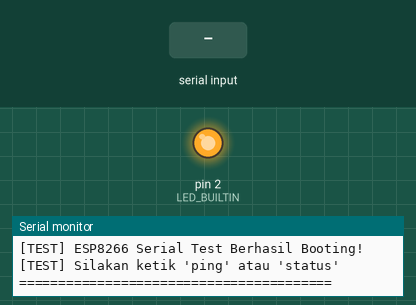
Bench run of a sketch on a simulated Arduino Uno, built with avr-gcc and run on an emulated ATmega328P. Parts: output pins drawn as LEDs (lit = HIGH), the last lines printed to the serial monitor. Inputs (shaded band) come from the test bench.

Above: at 3.1 s.
3.2 s: "ping\n" received over Serial
At 3.6 s:
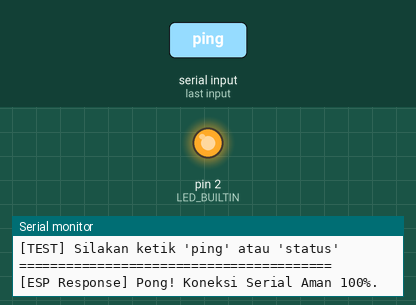
4.7 s: "status\n" received over Serial
At 5.9 s:
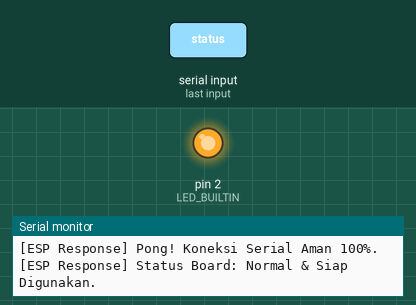
6.2 s: "1\n" received over Serial
At 7.1 s:
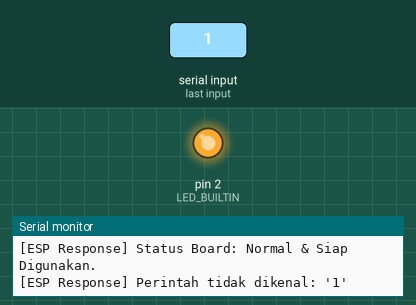
Timing chart, 0 to 9.2 s (numbered marks = the images above; inputs shaded):
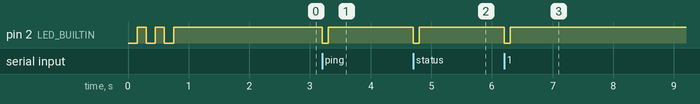

The sketch:

serial.ino
```cpp
/*
 * ====================================================================
 *   TEST SERIAL COMMAND + LED DEBUGGING (ESP8266)
 * ====================================================================
 */

#define LED_BUILTIN 2 // GPIO2 adalah LED biru bawaan NodeMCU (Active LOW)

void setup() {
  Serial.begin(115200);
  pinMode(LED_BUILTIN, OUTPUT);

  // Matikan LED di awal (HIGH = mati untuk GPIO2 ESP8266)
  digitalWrite(LED_BUILTIN, HIGH);

  // KEDIP 3X SEBAGAI TANDA BOOTING / FLASHING SUKSES
  for(int i = 0; i < 3; i++) {
    digitalWrite(LED_BUILTIN, LOW);  // Nyala
    delay(150);
    digitalWrite(LED_BUILTIN, HIGH); // Mati
    delay(150);
  }

  delay(1000);

  // Kirim tanda sapaan ke Serial Monitor HP
  Serial.println("\r\n\r\n========================================");
  Serial.println("[TEST] ESP8266 Serial Test Berhasil Booting!");
  Serial.println("[TEST] Silakan ketik 'ping' atau 'status'");
  Serial.println("========================================");
}

void loop() {
  // Mengecek apakah ada data teks masuk dari aplikasi Android
  if (Serial.available() > 0) {

    // Nyalakan LED saat data mulai masuk
    digitalWrite(LED_BUILTIN, LOW);

    String cmd = Serial.readStringUntil('\n');
    cmd.trim(); // Membersihkan karakter enter/spasi ekstra (\r / \n)

    if (cmd == "ping") {
      Serial.println("[ESP Response] Pong! Koneksi Serial Aman 100%.");
    }
    else if (cmd == "status") {
      Serial.println("[ESP Response] Status Board: Normal & Siap Digunakan.");
    }
    else if (cmd.length() > 0) {
      Serial.print("[ESP Response] Perintah tidak dikenal: '");
      Serial.print(cmd);
      Serial.println("'");
    }

    // Matikan LED setelah selesai memproses dan membalas
    delay(100);
    digitalWrite(LED_BUILTIN, HIGH);
  }
}
```

Measured:
- after the input at 3.2 s, pin 2 (LED_BUILTIN): HIGH → LOW at once, → HIGH 0.10 s later
- after the input at 4.7 s, pin 2 (LED_BUILTIN): HIGH → LOW at once, → HIGH 0.10 s later
- after the input at 6.2 s, pin 2 (LED_BUILTIN): HIGH → LOW at once, → HIGH 0.10 s later
